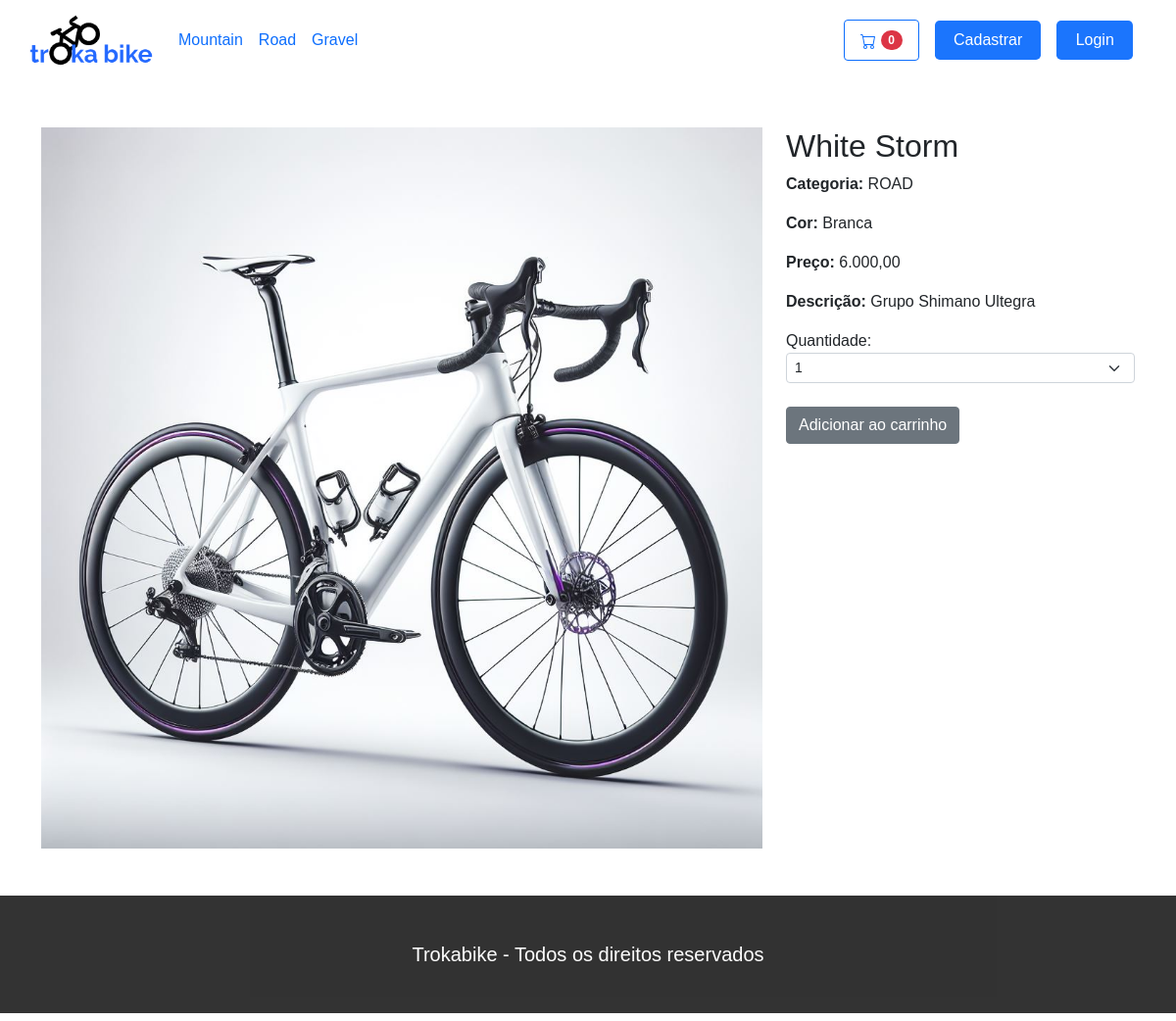
/detalhes-bike/1, run on the app's committed database.
### bikes/models.py (models this page shows, shortened)
class Produto(models.Model):
    class Meta:
        verbose_name_plural = 'produtos'
    OPCOES_CATEGORIA = [
        ('MOUNTAIN', "Mountain"),
        ('ROAD', 'Road'),
        ('GRAVEL', 'Gravel'),
        ('VESTUARIO', 'Vestuario')
    ]
    nome = models.CharField(max_length=50, null=False, blank=False)
    categoria = models.CharField(max_length=100, choices=OPCOES_CATEGORIA, default='')
    cor = models.CharField(max_length=40)
    preco = models.DecimalField(max_digits=9, decimal_places=2)
    ano = models.CharField(max_length=40)
    descricao = models.CharField(max_length=300)
    foto = models.ImageField(upload_to="fotos/%Y/%m/%d", blank=True)
    publicada = models.BooleanField(default=False)
    data_fotografia = models.DateTimeField(default=datetime.now, blank=False)
    usuarios = models.ForeignKey(to=User, on_delete=models.SET_NULL, null=True, blank=False, related_name='user', )

### bikes/views.py (the view)
# urls.py: path('detalhes-bike/<int:bike_id>', views.detalhes_bike, name='detalhes_bike'),
def detalhes_bike(request, bike_id):
    bike = get_object_or_404(Produto, pk=bike_id)
    return render(request, 'bikes/detalhes_bike.html', {'bike': bike})

### cart/cart.py (called while the page is built)
    def __len__(self):
        return len(self.cart)

### cart/context_processors.py (called while the page is built)
def cart(request):
    return {'cart': Cart(request)}

### templates/bikes/detalhes_bike.html (shortened to what this page needs)
{% extends 'bikes/template.html' %}
{% load static %}
{% block content %}
<div class="container my-5">
    <div class="row">
        <div class="col-md-8">
            <img src="{{ bike.foto.url }}" class="img-fluid" alt="Product Image">
        </div>
        <div class="col-md-4">
            <h2>{{ bike.nome }}</h2>
            <p><strong>Categoria:</strong> {{ bike.categoria }}</p>
            <p><strong>Cor:</strong> {{ bike.cor }}</p>
            <p><strong>Preço:</strong> {{ bike.preco }}</p>
            <p><strong>Descrição:</strong> {{ bike.descricao }}</p>
            <div class="col-md-2">Quantidade:</div>
            <select class="form-select form-select-sm" id="qty-cart">
                <option value="1">1</option>
            </select>
            <br>
            <button type="button" value="{{ bike.id }}" class="btn btn-secondary" id="add-cart">Adicionar ao carrinho</button>
        </div>
    </div>
</div>
{% endblock %}

### setup/static/css/styles.css (style rules this page uses)
:root { --azul-claro: #cbeaff; --azul-base: #1b75fd; --vermelho: #ef1313; --branco: #ffffff; --cinza: #3b424c; --marquee-width: 130vw; --marquee-height: 20vh; --marquee-elements-displayed: 5; --marquee-element-width: calc(var(--marquee-width) / var(--marquee-elements-displayed)); --marquee-animation-duration: calc(var(--marquee-elements) * 3s); }
body { background-color: white; font-family: 'Montserrat', sans-serif; }

### data on the page
Produto: foto (picture), nome "White Storm", categoria "ROAD", cor "Branca", preco "6.000,00", descricao "Grupo Shimano Ultegra"

### other printed values
{{ cart|length }} "0"
